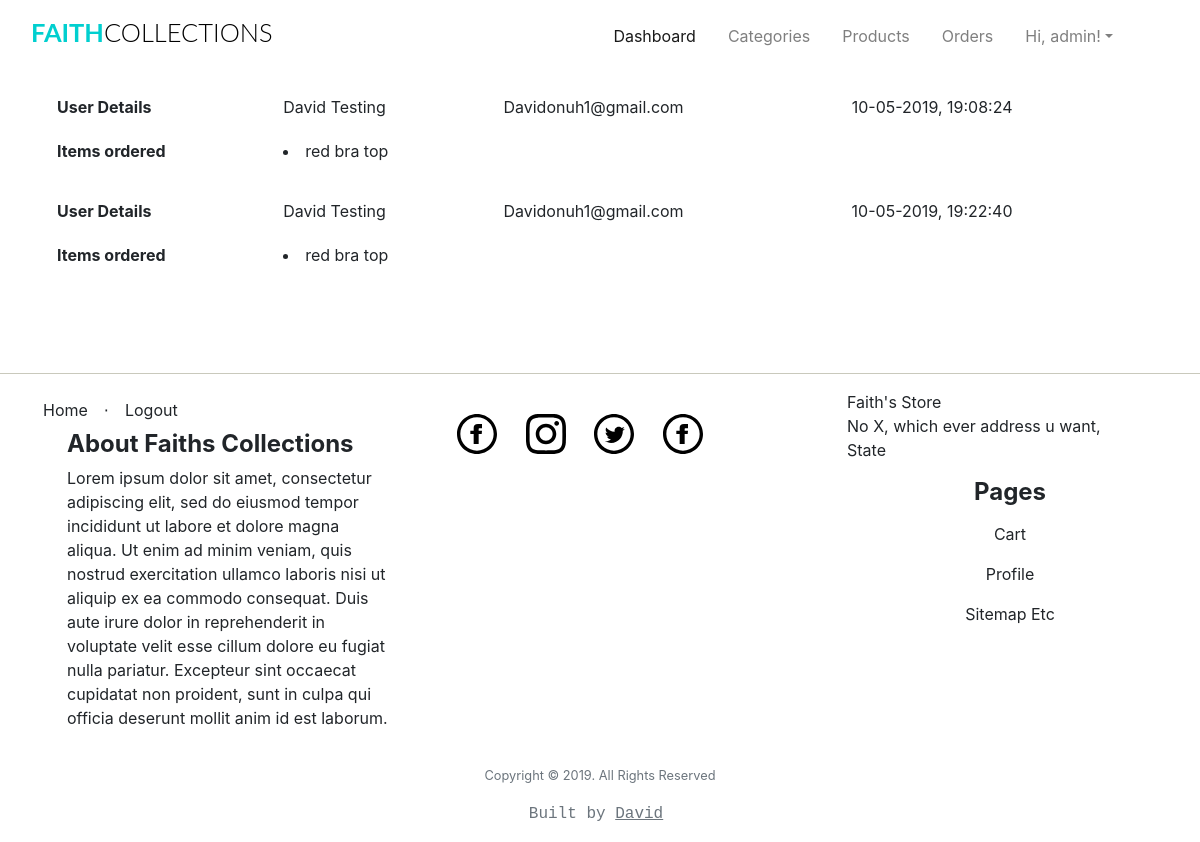
Before: /admin/orders/ (signed in) with the older database file.
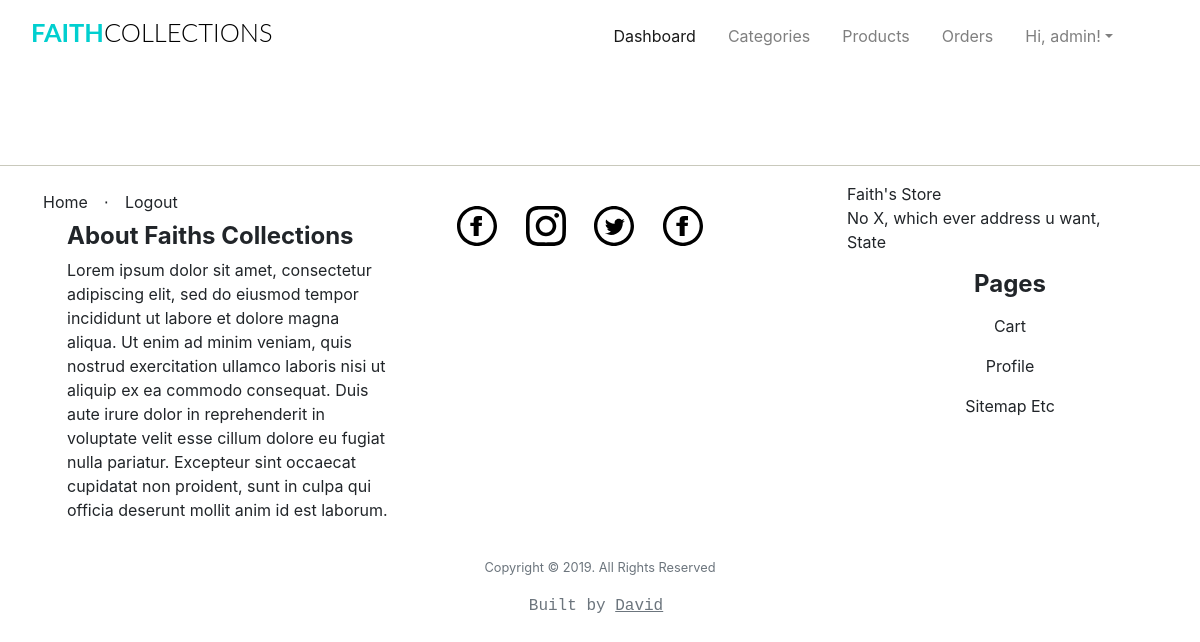
After: the same page with the newer database file.
### app/models.py (models this page shows, shortened)
class Order(db.Model):
	__tablename__ = 'order'
	id = db.Column(db.Integer, primary_key=True)
	order_ref = db.Column(db.Integer,index = True)
	user_id = db.Column(db.Integer, db.ForeignKey('user.id'))
	user = db.relationship('User', uselist=False)
	timestamp = db.Column(db.DateTime, index=True, default=datetime.utcnow)

class User(UserMixin, db.Model):
	__tablename__="user"
	id = db.Column(db.Integer, primary_key=True)
	firstname = db.Column(db.String(24), index=True)
	lastname = db.Column(db.String(24), index=True)
	email = db.Column(db.String(50), index=True, unique=True)
	password_hash = db.Column(db.String)
	phonenumber = db.Column(db.String(18), index=True, unique=True)
	is_admin = db.Column(db.Boolean, default = False)
	order = db.relationship("Order", backref='ordered_products')
	kart = db.relationship('Kart', uselist=False, backref='user_kart')
	shipping_info = db.relationship('ShippingInfo', backref='shipping',lazy='dynamic')

class Products(db.Model):
	__tablename__ = 'product'
	id = db.Column(db.Integer, primary_key=True)
	product_name = db.Column(db.String(100), index=True)
	product_price = db.Column(db.Integer, index=True)
	product_image = db.Column(db.String(120),index=True)
	product_description = db.Column(db.String(200), index=True)
	product_stock = db.Column(db.Integer, index = True)
	product_size = db.Column(db.String(5), index = True)
	categories_id = db.Column(db.Integer, db.ForeignKey('categories.id'))
	order = db.relationship('Order', secondary=association_table, backref='my_orders', lazy='dynamic')

### app/admin/routes.py (the view)
@admin.route('/orders/')
@login_required
def list_orders():
	check_admin()
	'''
	list all orders
	'''
	orders = Order.query.all()
	return render_template('admin/orders.html', title = 'Orders', orders = orders)

### app/admin/routes.py (called while the page is built)
def check_admin():
	if not current_user.is_admin:
		abort(403)

### app/models.py (called while the page is built)
@login_manager.user_loader
def load_user(id):
    return User.query.get(int(id))

### app/templates/admin/orders.html (shortened to what this page needs)
{% extends "base.html" %}
{% block body %}
{% for orders in orders%}
<table class="table table-borderless">
          <tr>
              <th>User Details</th>
            <td>{{ orders.user.firstname}} {{ orders.user.lastname}}</td>
            <td>{{ orders.user.email}}</td>
            <td>{{orders.timestamp.strftime('%d-%m-%Y, %H:%M:%S')}}</td>
          </tr>
          <tr>
              <th>Items ordered</th>
                <ul>
                    <td>
                            {% for i in orders.my_orders%}
                            <li>{{ i.product_name}}</li>
                            {% endfor %}
                    </td>
                </ul>
          </tr>
      </table>
{%endfor%}
{% endblock body %}

Changed rows visible on the page:
removed Order: user.firstname "David", user.lastname "Testing", user.email "Davidonuh1@gmail.com", timestamp "10-05-2019, 19:08:24"
no longer on this page (row edited): Products: product_name "red bra top"
removed Order: user.firstname "David", user.lastname "Testing", user.email "Davidonuh1@gmail.com", timestamp "10-05-2019, 19:22:40"
